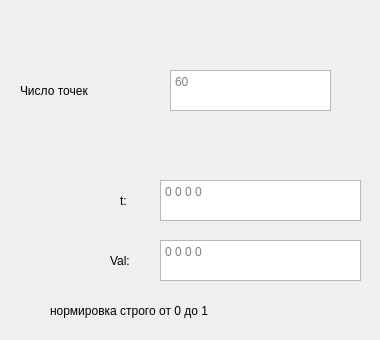
    <widget class="QWidget" name="geiger">
     <widget class="QTextEdit" name="n_points_geig">
      <property name="geometry">
       <rect>
        <x>170</x>
        <y>70</y>
        <width>161</width>
        <height>41</height>
       </rect>
      </property>
      <property name="placeholderText">
       <string>60</string>
      </property>
     </widget>
     <widget class="QLabel" name="label_29">
      <property name="geometry">
       <rect>
        <x>20</x>
        <y>70</y>
        <width>151</width>
        <height>41</height>
       </rect>
      </property>
      <property name="text">
       <string>Число точек</string>
      </property>
     </widget>
     <widget class="QTextEdit" name="T_interval_geig">
      <property name="geometry">
       <rect>
        <x>160</x>
        <y>180</y>
        <width>201</width>
        <height>41</height>
       </rect>
      </property>
      <property name="placeholderText">
       <string>0 0 0 0</string>
      </property>
     </widget>
     <widget class="QTextEdit" name="Val_interval_geig">
      <property name="geometry">
       <rect>
        <x>160</x>
        <y>240</y>
        <width>201</width>
        <height>41</height>
       </rect>
      </property>
      <property name="placeholderText">
       <string>0 0 0 0</string>
      </property>
     </widget>
     <widget class="QLabel" name="t_label_geig">
      <property name="geometry">
       <rect>
        <x>120</x>
        <y>180</y>
        <width>21</width>
        <height>41</height>
       </rect>
      </property>
      <property name="text">
       <string>t:</string>
      </property>
     </widget>
     <widget class="QLabel" name="Val_label_geig">
      <property name="geometry">
       <rect>
        <x>110</x>
        <y>240</y>
        <width>41</width>
        <height>41</height>
       </rect>
      </property>
      <property name="text">
       <string>Val:</string>
      </property>
     </widget>
     <widget class="QLabel" name="Val_label_geig_2">
      <property name="geometry">
       <rect>
        <x>50</x>
        <y>290</y>
        <width>321</width>
        <height>41</height>
       </rect>
      </property>
      <property name="text">
       <string>нормировка строго от 0 до 1</string>
      </property>
     </widget>
    </widget>
